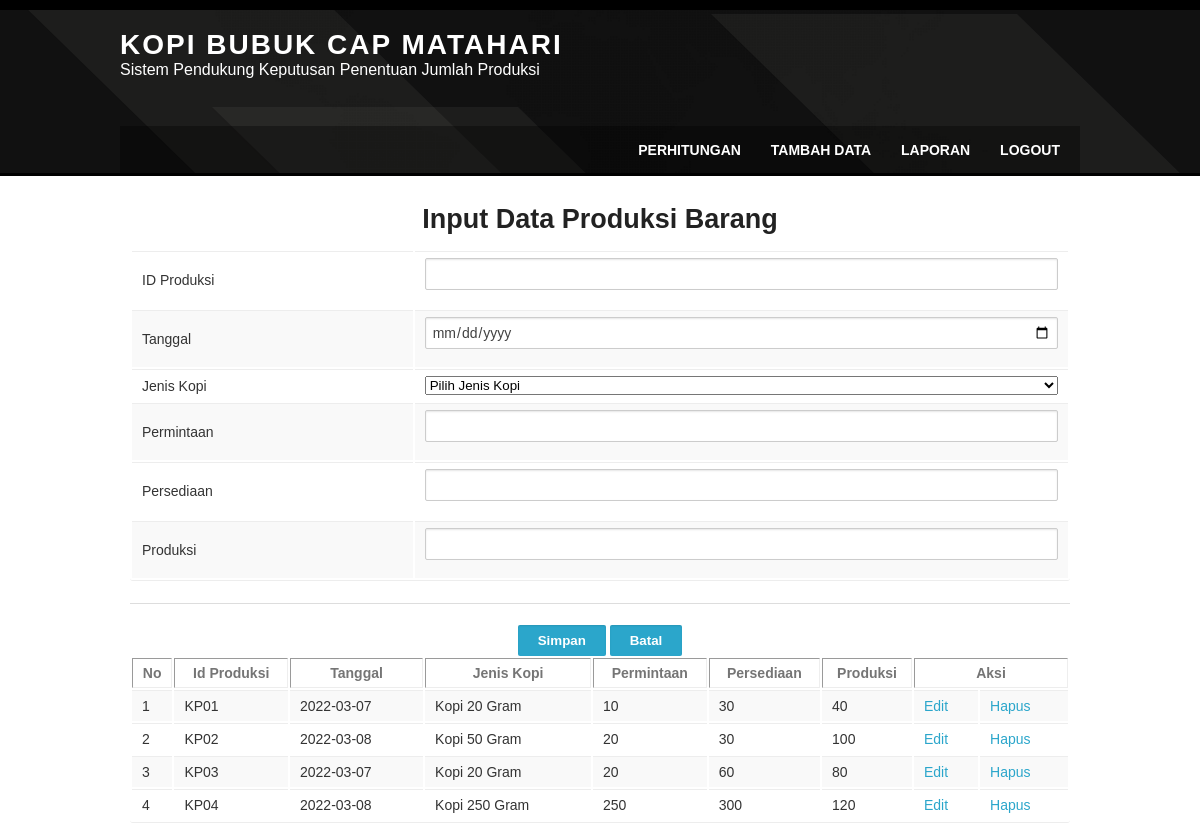
Screenshot of /tambah_data.php with the database file from the repository.
### tables this page shows
CREATE TABLE `perhitungan` (
  `idproduksi` varchar(10) NOT NULL,
  `tanggal` date NOT NULL,
  `jenis_kopi` varchar(30) NOT NULL,
  `permintaan` int(10) NOT NULL,
  `persediaan` int(10) NOT NULL,
  `produksi` int(10) NOT NULL
);

### tambah_data.php (the view, shortened to what this page needs)
<?php include 'header.php' ?>
<div id="main">
<?php
     include 'koneksi.php';
     ?>
<html>
<body>
    <header>
        <center> <h3>Input Data Produksi Barang </h3> </center>
        <form method="post" action="simpan_data.php">
            <table cellpadding="2">
            <tr>
                    <td>ID Produksi</td>
                    <td><input type="text" name="idproduksi" required=""></td>
                </tr>
            <tr>
                    <td>Tanggal</td>
                    <td><input type="date" name="tanggal"></td>
                </tr>
                <tr>
                    <td>Jenis Kopi</td>
                <td>
                    <select name="jenis_kopi" id="jenis_kopi">
                    <option value="">Pilih Jenis Kopi</option>
                </select>
                </td>
                </tr>
                <tr>
                    <td>Permintaan</td>
                    <td><input type="text" name="permintaan"></td>
                </tr>
                <tr>
                    <td>Persediaan</td>
                    <td><input type="text" name="persediaan"></td>
                </tr>
                <tr>
                    <td>Produksi</td>
                    <td><input type="text" name="produksi"></td>
                </tr>
            </table>
            <hr>
            <center>
            <input type="submit" value="Simpan">
            <a href="index.php"><input type="button" value="Batal"></a>
            </center>
    <form>
    <table border="1">
         <tr>
             <th>No</th>
             <th>Id Produksi</th>
             <th>Tanggal</th>
             <th>Jenis Kopi</th>
             <th>Permintaan</th>
             <th>Persediaan</th>
             <th>Produksi</th>
             <th colspan=2>Aksi</th>
         </tr>
                        <?php
                            $no=0;
                            $query = mysqli_query($koneksi, "SELECT * FROM perhitungan");
                                while ($hasil = mysqli_fetch_assoc($query))
                                {
                                    $no++;
                                    echo"
                                        <tr>
                                            <td>$no</td>
                                            <td>$hasil[idproduksi]</td>
                                            <td>$hasil[tanggal]</td>
                                            <td>$hasil[jenis_kopi]</td>
                                            <td>$hasil[permintaan]</td>
                                            <td>$hasil[persediaan]</td>
                                            <td>$hasil[produksi]</td>
                                            <td><a href='edit.php?idproduksi=$hasil[idproduksi]'>Edit</td>
                                            <td><a href='delete.php?idproduksi=$hasil[idproduksi]' onclick='return hapus()'>Hapus</td>
                                        </tr>
                                    ";
                                }
                        ?>
     </table>
<body>
<html>

### header.php (shortened to what this page needs)
<!DOCTYPE html>
<head profile="http://gmpg.org/xfn/11">
	<link rel="stylesheet" href="css/grid.css" type="text/css" media="all" />
	<link rel="stylesheet" href="css/style.css" type="text/css" media="all" />
	<link rel="stylesheet" href="css/jquery-ui.css" type="text/css" media="all" />
	<link rel="stylesheet" href="css/jquery.fancybox.css" type="text/css" media="all" />
	<link rel="stylesheet" href="css/flexslider.css" type="text/css" media="all" />
</head>
<body>
  <div id="container">
	<header id="header-wrap">
	<section id="header" class="row">
		<div id="header-left" class="six columns">
			<h1 class="title"><a href="./"> KOPI BUBUK CAP MATAHARI</a></h1>
      <h2 class="desc">Sistem Pendukung Keputusan Penentuan Jumlah Produksi</h2>
		</div>
		<aside id="header-right" class="six columns">
		</aside>
	</section>
	</header>
	<nav id="nav-wrap">
	  <div id="navi" class="row" role="navigation">
      <ul class="menu">
        <li><a href = "perhitungan.php">PERHITUNGAN</a></li>
              <li><a href ="./tambah_data.php">TAMBAH DATA</a></li>
              <li><a href ="./laporan.php">LAPORAN</a></li>
              <li><a href ="./logout.php">LOGOUT</a></li>
      </ul>
	  </div>
	</nav>
	<section id="content" itemprop='mainContentOfPage'>
	  <div class="row">

### css/style.css (style rules this page uses)
* { padding:0px; margin:0px; }
body { font-family: 'Droid Sans', sans-serif; font-size:11px; color:#666; height:100%; width:100%; background:#FFF; }
body .row { width:960px; }
a { color:#2BA6CB; }
ul, ol, dl { margin-left:17px; }
form { margin:0; }
input[type="button"], input[type="submit"], input[type="reset"], input[type="file"]::-webkit-file-upload-button, button, .button { background-color: #2BA6CB; border-radius: 2px; border: none; color: #FFFFFF; cursor: pointer; padding: 8px 20px; font-weight: bold; box-shadow: 0 1px 2px rgba(0, 0, 0, 0.1) inset; }
h1, h2, h3, h4, h5, h6 { font-family: 'Ubuntu', sans-serif; }
#container { background: url(../img/layers.png) no-repeat top center; position: relative; z-index: 2; }
#header-wrap { border-top: 10px solid #000; padding-top: 20px; min-height: 126px; }
#header .title { font-family: 'Oswald', sans-serif; margin:0; font-size:28px;letter-spacing: 2px; }
#header .title a { color:#FFFFFF;text-transform:uppercase; }
#header .desc { font-family: 'Ubuntu', sans-serif;margin:0;font-weight:normal;font-size:16px; color:#FFFFFF;width:450px;height:20px;overflow:hidden; }
#header-left { padding:0; }
#header-right { padding:0; }
#nav-wrap { border-bottom:3px solid #000; margin-bottom:15px; min-height: 50px; text-align: right; }
#navi .menu { margin: 5px; }
#navi .menu li { list-style: none; text-align: center; display: inline-block; }
#navi .menu li a { display: block; padding: 7.5px 15px; font-size: 14px; font-weight: bold; }
@media screen and (min-width: 768px) { #navi .menu { display: block !important; } }
#navi { background: url(../img/navigation.png); }
#navi .menu { color: #FFFFFF; }
#navi .menu > li + li { margin-left: -4px; }
#navi .menu li a { color: #fff; }
#main { padding: 0 10px; min-height: 500px; }
#main table { border: 0; border-bottom: 1px solid #ededed; color: #757575; font-size: 12px; font-size: 0.857142857rem; line-height: 2; margin: 0 0 24px; margin: 0 0 1.714285714rem; width: 100%; }
#main td { border: none; border-top: 1px solid #ededed; padding: 6px 10px; vertical-align: middle; }

### rows the page displays
perhitungan: idproduksi "KP01", tanggal "2022-03-07", jenis_kopi "Kopi 20 Gram", permintaan "10", persediaan "30", produksi "40"
perhitungan: idproduksi "KP02", tanggal "2022-03-08", jenis_kopi "Kopi 50 Gram", permintaan "20", persediaan "30", produksi "100"
perhitungan: idproduksi "KP03", tanggal "2022-03-07", jenis_kopi "Kopi 20 Gram", permintaan "20", persediaan "60", produksi "80"
perhitungan: idproduksi "KP04", tanggal "2022-03-08", jenis_kopi "Kopi 250 Gram", permintaan "250", persediaan "300", produksi "120"
